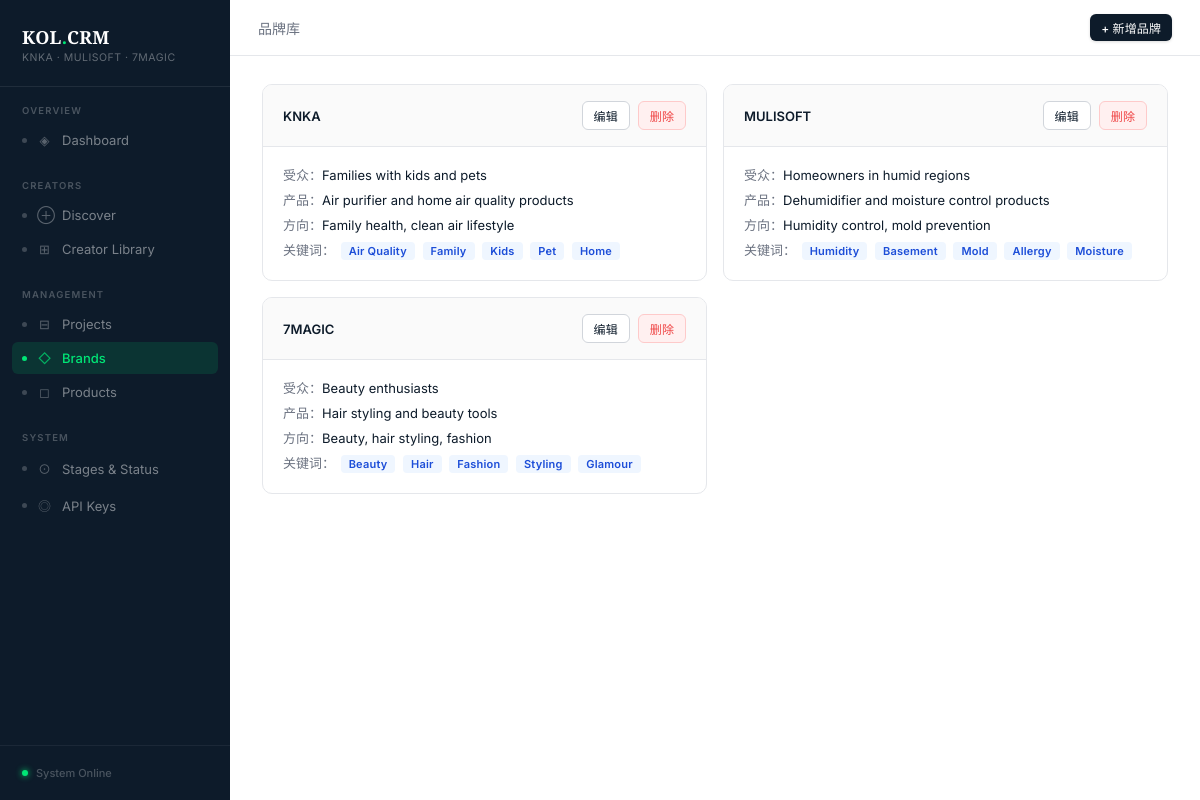
/brands, run on the app's committed database.
### tables this page shows
CREATE TABLE brands (
        id          INTEGER PRIMARY KEY AUTOINCREMENT,
        name        TEXT NOT NULL UNIQUE,
        target_audience TEXT,
        description TEXT,
        marketing_direction TEXT,
        keywords    TEXT,
        created_at  DATETIME DEFAULT CURRENT_TIMESTAMP
    );

### app.py (the view)
@app.route('/brands')
def brands():
    db = get_db()
    brands = [dict(r) for r in query(db, 'SELECT * FROM brands ORDER BY id')]
    db.close()
    return render_template('brands.html', brands=brands)

### database.py (called while the page is built)
def get_db():
    if USE_PG:
        conn = psycopg2.connect(DATABASE_URL)
        conn.autocommit = False
        return conn
    else:
        conn = sqlite3.connect(DB_PATH)
        conn.row_factory = sqlite3.Row
        conn.execute("PRAGMA foreign_keys = ON")
        return conn

def query(conn, sql, params=()):
    if USE_PG:
        sql = sql.replace('?', '%s')
        with conn.cursor(cursor_factory=psycopg2.extras.RealDictCursor) as cur:
            cur.execute(sql, params)
            try:
                return [dict(r) for r in cur.fetchall()]
            except psycopg2.ProgrammingError:
                return []
    else:
        cur = conn.execute(sql, params)
        rows = cur.fetchall()
        return [dict(r) for r in rows]

### templates/brands.html (shortened to what this page needs)
{% extends 'base.html' %}
{% block topbar_title %}品牌库{% endblock %}
{% block topbar_actions %}<button class="btn btn-primary btn-sm" onclick="openModal('modal-brand')">+ 新增品牌</button>{% endblock %}
{% block content %}
<div style="display:grid;grid-template-columns:repeat(auto-fill,minmax(300px,1fr));gap:16px">
{% for b in brands %}
<div class="card">
  <div class="card-header">{{ b.name }}
    <button class="btn btn-sm btn-secondary" style="margin-left:auto" onclick="editBrand({{ b|tojson|safe }})">编辑</button>
    <form method="POST" action="/brands/delete/{{ b.id }}" style="display:inline" onsubmit="return confirm('确认删除？')">
      <button class="btn btn-sm btn-danger">删除</button>
    </form>
  </div>
  <div class="card-body" style="font-size:13px">
    <div style="margin-bottom:6px"><span class="text-muted">受众：</span>{{ b.target_audience or '—' }}</div>
    <div style="margin-bottom:6px"><span class="text-muted">产品：</span>{{ b.description or '—' }}</div>
    <div style="margin-bottom:6px"><span class="text-muted">方向：</span>{{ b.marketing_direction or '—' }}</div>
    <div><span class="text-muted">关键词：</span>
      {% for kw in (b.keywords or '').split(',') %}
      {% if kw.strip() %}<span class="badge badge-blue" style="margin:2px">{{ kw.strip() }}</span>{% endif %}
      {% endfor %}
    </div>
  </div>
</div>
{% endfor %}
</div>
{% endblock %}

### templates/base.html (style rules this page uses)
:root { --bg: #ffffff; --surface: #fafafa; --surface2: #f3f4f6; --border: #e5e7eb; --border2: #d1d5db; --navy: #0d1b2a; --navy2: #1e3448; --text: #0d1b2a; --muted: #6b7280; --muted2: #9ca3af; --accent: #00e676; --accent-dim:#00c853; --blue: #2563eb; --teal: #06b6d4; --red: #ef4444; --amber: #f59e0b; --green: #10b981; --sidebar-w: 230px; font-size: 14px; }
* { box-sizing: border-box; margin: 0; padding: 0; }
body { background: var(--bg); color: var(--text); font-family: 'Inter', -apple-system, sans-serif; font-weight: 400; display: flex; min-height: 100vh; -webkit-font-smoothing: antialiased; }
.card { background: var(--bg); border: 1px solid var(--border); border-radius: 10px; overflow: hidden; }
.card-header { padding: 16px 20px; border-bottom: 1px solid var(--border); font-size: 13px; font-weight: 600; color: var(--text); display: flex; align-items: center; gap: 8px; background: var(--surface); }
.card-body { padding: 18px 20px; }
.btn { display: inline-flex; align-items: center; gap: 6px; padding: 7px 16px; border-radius: 6px; border: none; cursor: pointer; font-size: 13px; font-weight: 500; font-family: 'Inter', sans-serif; text-decoration: none; transition: all .15s; white-space: nowrap; letter-spacing: .1px; }
.btn-primary { background: var(--navy); color: #fff; box-shadow: 0 1px 3px rgba(0,0,0,.15); }
.btn-secondary { background: var(--bg); color: var(--text); border: 1px solid var(--border2); }
.btn-danger { background: #fff0f0; color: var(--red); border: 1px solid #fecaca; }
.btn-sm { padding: 5px 11px; font-size: 12px; }
.badge { display: inline-flex; align-items: center; padding: 2px 8px; border-radius: 4px; font-size: 11px; font-weight: 600; letter-spacing: .2px; }
.badge-blue { background: #eff6ff; color: #1d4ed8; }
.text-muted { color: var(--muted); }

### data on the page
brands: name "KNKA", target_audience "Families with kids and pets", description "Air purifier and home air quality products", marketing_direction "Family health, clean air lifestyle", strip "Air Quality" "Family" "Kids" "Pet" "Home"
brands: name "MULISOFT", target_audience "Homeowners in humid regions", description "Dehumidifier and moisture control products", marketing_direction "Humidity control, mold prevention", strip "Humidity" "Basement" "Mold" "Allergy" "Moisture"
brands: name "7MAGIC", target_audience "Beauty enthusiasts", description "Hair styling and beauty tools", marketing_direction "Beauty, hair styling, fashion", strip "Beauty" "Hair" "Fashion" "Styling" "Glamour"
